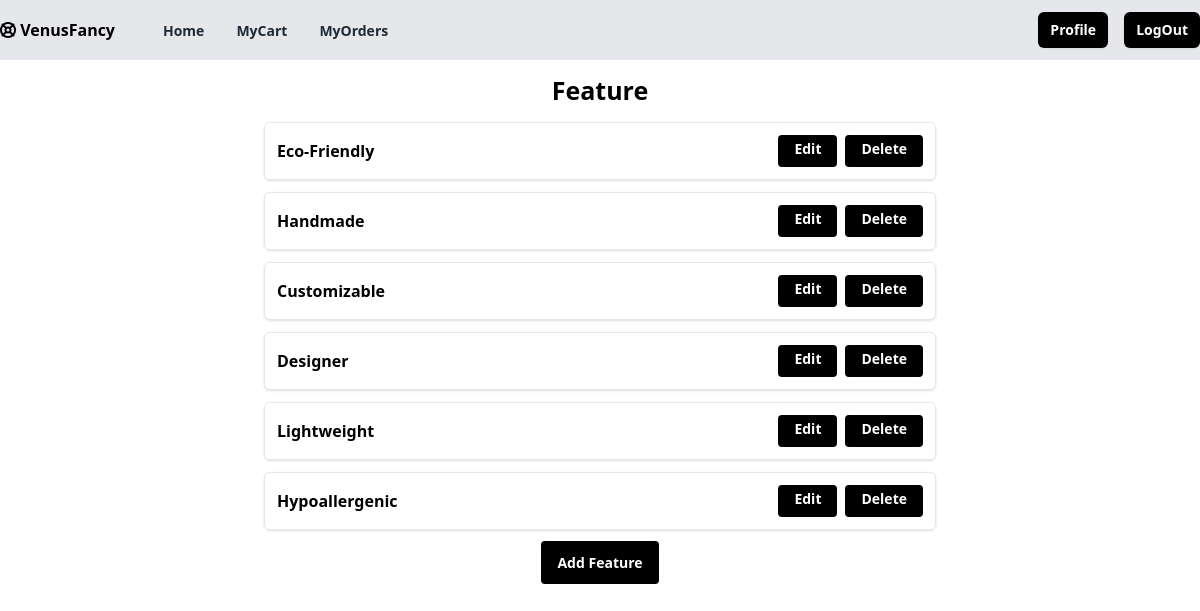
The page /feature/all/ (signed in) on the database its author committed.
### myfancy/models.py (models this page shows)
class Feature(models.Model):
    name=models.CharField(max_length=200,unique=True)
    created_date=models.DateTimeField(auto_now_add=True)
    updated_date=models.DateTimeField(auto_now=True)
    is_active=models.BooleanField(default=True)
    def __str__(self):
        return self.name

### myfancy/views.py (the view)
# urls.py: path("feature/all/",views.FeatureListView.as_view(),name="feature-all"),
@method_decorator(signin_required,name="dispatch")
class FeatureListView(ListView):
    model=Feature
    template_name="shop/feature_list.html"
    context_object_name="features"

### myfancy/templates/shop/feature_list.html
{% extends "shop/base.html" %}
{% block main_block %}
{%if features%}
<div class="my-3 mx-auto text-center"><label for=""><h1 class="text-[25px]"><b>Feature</b></h1></label></div>
    {%for f in features%}
    <div class="flex max-w-2xl flex-col items-center rounded-md border md:flex-row mx-auto mt-3 shadow border p-3">
        <div class="flex justify-between items-center w-full">
            <b>{{f}}</b>
            <div class="flex space-x-2">
                <a href="{% url 'feature-edit' f.id %}" class="h-8 rounded bg-black px-4 py-1 text-white text-sm font-semibold hover:bg-gray-800 focus:outline-none">Edit</a>
                <a href="{% url 'feature-delete' f.id %}" class="h-8 rounded bg-black px-4 py-1 text-white text-sm font-semibold hover:bg-gray-800 focus:outline-none">Delete</a>
            </div>
        </div>
    </div>
    {%endfor%}
    {%else%}
        <div class="text-center"><b>No Feature Yet</b></div>
    {%endif%}
    <div class="my-5">
    <center>
    <a href="{% url 'feature-add'%}" class="h-8 rounded bg-black px-4 py-3 text-white text-sm font-semibold hover:bg-gray-800 focus:outline-none">Add Feature</a>
    </center>
    </div>
{%endblock%}

### rows shown on the page
Feature: name "Eco-Friendly"
Feature: name "Handmade"
Feature: name "Customizable"
Feature: name "Designer"
Feature: name "Lightweight"
Feature: name "Hypoallergenic"
